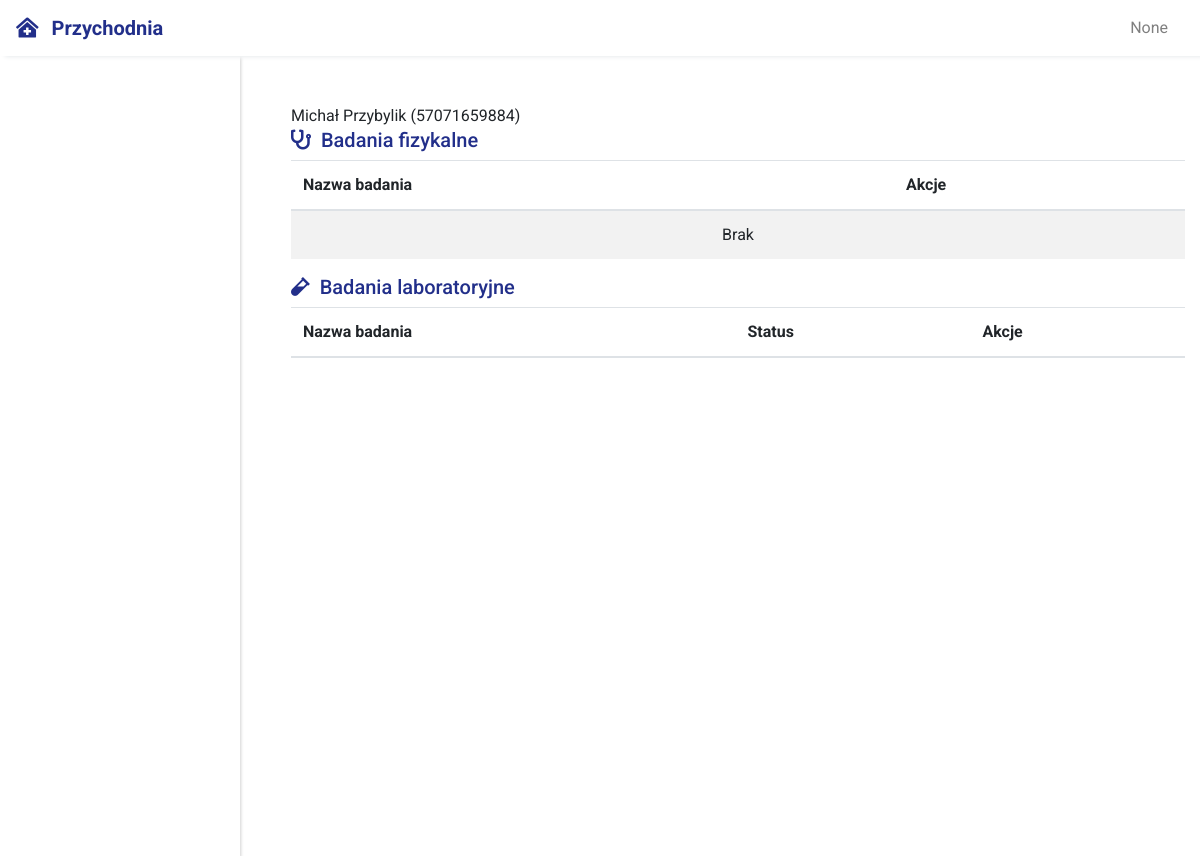
Before: /przychodnia/pacjent/5/badania (signed in) with the older database file.
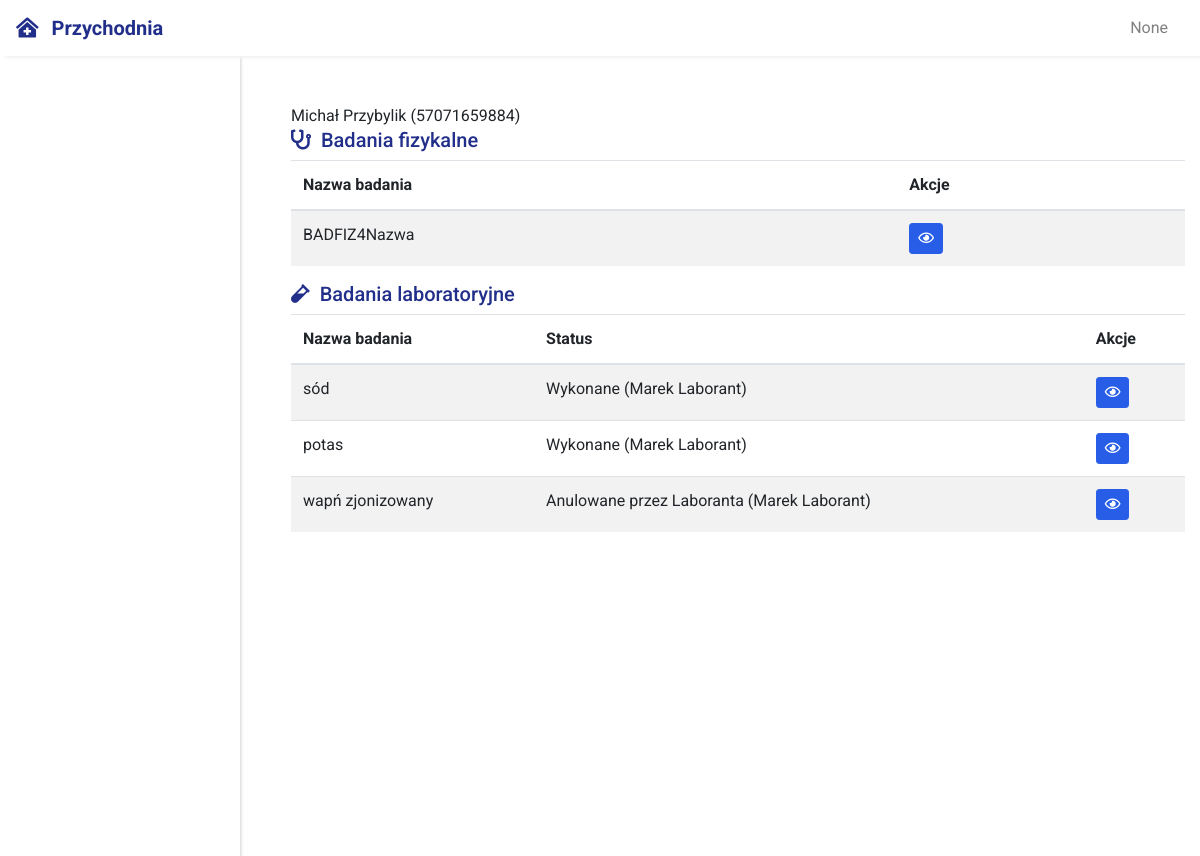
After: the same page with the newer database file.
### przychodnia_bad_fiz/models.py (models this page shows)
class BadanieFizykalne(models.Model):
    slownik = models.ForeignKey(SlownikBadan, on_delete=models.PROTECT)
    wizyta = models.ForeignKey(Wizyta, on_delete=models.PROTECT)
    wynik = models.TextField()
    badania = BadanieFizykalneManager()
    class Meta:
        verbose_name_plural = "Badania Fizykalne"

### common/models.py (models this page shows, shortened)
class SlownikBadan(models.Model):
    TYP_BAD = (
        ('L', 'Laboratoryjne'),
        ('F', 'Fizykalne'),
    )
    key = models.CharField(max_length=32, primary_key=True)
    typ = models.CharField(max_length=1, choices=TYP_BAD)
    nazwa = models.CharField(max_length=128)
    class Meta:
        verbose_name_plural = "Słownik Badań"

### laboratorium_app/models.py (models this page shows)
class BadanieLaboratoryjne(models.Model):
    STATUS = (
        ("ZLE", "Zlecone"),
        ("WYK", "Wykonane"),
        ("ANUL_LAB", "Anulowane przez Laboranta"),
        ("ZATW", "Zatwierdzone"),
        ("ANUL_KLAB", "Anulowane przez Kier. Laboratorium"),
    )
    status = models.CharField(
        null=False, choices=STATUS, max_length=9, default="ZLE"
    )
    uwagi_lekarza = models.TextField(null=True, blank=True)
    dt_zlecenia = models.DateTimeField(auto_now_add=True)
    wynik = models.TextField(blank=True)
    dt_wyk_anul_lab = models.DateTimeField(null=True)
    dt_zatw_anul_klab = models.DateTimeField(null=True)
    uwagi_kierownika = models.TextField(null=True, blank=True)
    slownik = models.ForeignKey(SlownikBadan, on_delete=models.PROTECT)
    wizyta = models.ForeignKey(Wizyta, on_delete=models.PROTECT)
    laborant = models.ForeignKey(
        Laborant, null=True, blank=True, on_delete=models.PROTECT
    )
    kier_lab = models.ForeignKey(
        KierownikLabarotorium, null=True, blank=True, on_delete=models.PROTECT
    )
    badania = BadanieLaboratoryjneManager()
    class Meta:
        verbose_name_plural = "Badania Laboratoryjne"

class Laborant(CommonProfileModel):
    user = models.OneToOneField(User, on_delete=models.PROTECT)
    role = models.CharField(max_length=16, default="LABORANT", editable=False)
    class Meta:
        verbose_name_plural = "Laboranci"

### przychodnia_pacjent/views.py (the view)
@method_decorator(login_required(login_url='/login'), name='dispatch')
@method_decorator(uprawniania_lekarz_wymagane, name='dispatch')
class PacjentBadaniaView(DetailView):
    template_name = "przychodnia_pacjent/pacjent-badania.html"
    context_object_name = "pacjent"
    model = Pacjent
    def get_context_data(self, **kwargs):
        pacjent = kwargs.get('object')
        context = super().get_context_data(**kwargs)
        context["badania_fiz"] = BadanieFizykalne.badania.filter(wizyta__pacjent=pacjent)
        context["badania_lab"] = BadanieLaboratoryjne.badania.filter(wizyta__pacjent=pacjent)
        return context

### common/models.py (called while the page is built)
    def __str__(self):
        return "%s %s" % (self.imie, self.nazwisko)

### laboratorium_app/models.py (called while the page is built)
    def get_queryset(self):
        return BadanieLaboratoryjneQuerySet(self.model, using=self._db)

### przychodnia_bad_fiz/models.py (called while the page is built)
    def get_queryset(self):
        return BadanieFizykalneQuerySet(self.model, using=self._db)

### przychodnia_pacjent/models.py (called while the page is built)
    def __str__(self):
        return "%s %s (%s)" % (self.imie, self.nazwisko, self.pesel)

### przychodnia_wizyta/models.py (called while the page is built)
    def get_old(self):
        return self.filter(
            Q(status='REJ') & Q(dt_rej__lte=timezone.now() - timedelta(hours=12)))

    def get_new(self):
        return self.filter(
            Q(status='REJ') & Q(dt_rej__gte=timezone.now() - timedelta(hours=12)))

    def get_queryset(self):
        return WizytaQuerySet(self.model, using=self._db)

    def get_old(self):
        return self.get_queryset().get_old()

    def get_new(self):
        return self.get_queryset().get_new()

### przychodnia_pacjent/templates/przychodnia_pacjent/pacjent-badania.html (shortened to what this page needs)
{% extends 'przychodnia_app/extend/base_przychodnia.html' %}
{% block content %}
{{pacjent}}
<h5>
  <i class="fas fa-stethoscope"></i>
  &nbsp;Badania fizykalne
</h5>
{% include 'przychodnia_app/lekarz/badania/badanie_fiz_tabela.html' with badania_fizykalne=badania_fiz %}
<h5>
  <i class="fas fa-vial"></i>
  &nbsp;Badania laboratoryjne
</h5>
{% include 'przychodnia_app/lekarz/badania/badanie_lab_tabela.html' with badania_laboratorujne=badania_lab %}
{% endblock %}

### przychodnia_app/templates/przychodnia_app/lekarz/badania/badanie_fiz_tabela.html
<table class="table table-striped">
  <thead>
    <tr>
      <th scope="col">Nazwa badania</th>
      <th scope="col">Akcje</th>
    </tr>
  </thead>
  <tbody>
    {% for bad_fiz in badania_fizykalne %}
    <tr>
      <td>
        <span data-toggle="tooltip" data-placement="right" title="{{bad_fiz.slownik.key}}">
          {{bad_fiz.slownik.nazwa}}
        </span>
      </td>
      <td>
        <a href="{% url 'przychodnia_app:lekarz-bad-fiz-detail' pk=bad_fiz.pk %}" class="btn btn-sm btn-primary" href="#" role="button" data-toggle="tooltip" data-placement="bottom" title="Pokaż szczegóły badania">
          <i class="far fa-eye"></i>
        </a>
      </td>
    </tr>
    {% empty %}
    <tr>
      <td colspan="2" class="text-center">Brak</td>
    </tr>
    {% endfor %}
  </tbody>
</table>

### przychodnia_app/templates/przychodnia_app/lekarz/badania/badanie_lab_tabela.html
<table class="table table-striped">
  <thead>
    <tr>
      <th scope="col">Nazwa badania</th>
      <th scope="col">Status</th>
      <th scope="col">Akcje</th>
    </tr>
  </thead>
  <tbody>
    {% for bad_lab in badania_laboratorujne %}
    <tr>
      <td>
        <span data-toggle="tooltip" data-placement="right" title="{{bad_lab.slownik.key}}">
          {{bad_lab.slownik.nazwa}}
        </span>
      </td>
      <td>
        {% include 'laboratorium_app/include/badanie_lab_status_text.html' with badanie_lab=bad_lab %}
      </td>
      <td>
        <a href="{% url 'laboratorium_app:laboratorium-bad-lab-detail' pk=bad_lab.pk %}" class="btn btn-sm btn-primary" href="#" role="button" data-toggle="tooltip" data-placement="bottom" title="Pokaż szczegóły badania">
          <i class="far fa-eye"></i>
        </a>
      </td>
    </tr>
    {% endfor %}
  </tbody>
</table>

### laboratorium_app/templates/laboratorium_app/include/badanie_lab_status_text.html
{% if badanie_lab.status == "ZLE" %}
Zlecone (przez {{badanie_lab.wizyta.lekarz}})
{% elif badanie_lab.status == "WYK" %}
Wykonane ({{badanie_lab.laborant}})
{% elif badanie_lab.status == "ANUL_LAB" %}
Anulowane przez Laboranta ({{badanie_lab.laborant}})
{% elif badanie_lab.status == "ZATW" %}
Zatwierdzone ({{badanie_lab.kier_lab}})
{% elif badanie_lab.status == "ANUL_KLAB" %}
Anulowane przez Kier. Laboratorium ({{badanie_lab.kier_lab}})
{% endif %}

Changed rows visible on the page:
added BadanieFizykalne: slownik.nazwa "BADFIZ4Nazwa"
added BadanieLaboratoryjne: slownik.nazwa "sód", laborant "Marek Laborant"
added BadanieLaboratoryjne: slownik.nazwa "potas", laborant "Marek Laborant"
added BadanieLaboratoryjne: slownik.nazwa "wapń zjonizowany", laborant "Marek Laborant"
Other visible differences:
text no longer shown: "Brak"
